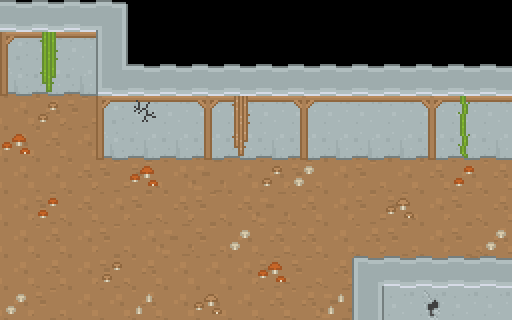

Tiled map render using the project's own tile images. Description and the map definition, with tile-layer contents summarised, below:
An orthogonal 16x10 tile map with 32x32 px tiles, 3 tile layers (Ground, GroundOverlay, TreeAndShit).

<map version="1.0" orientation="orthogonal" renderorder="right-down" width="16" height="10" tilewidth="32" tileheight="32" nextobjectid="54">
 <tileset firstgid="1" name="roguelikeDungeon_transparent2x" tilewidth="32" tileheight="32" spacing="2" margin="2" tilecount="522">
  <image source="roguelikeDungeon_transparent2x.png" width="988" height="614" />
 </tileset>
 <layer name="Ground" width="16" height="10">
  <data>[160 cells, 119 non-empty, 5 distinct tile ids]</data>
 </layer>
 <layer name="GroundOverlay" width="16" height="10">
  <data>[160 cells, 60 non-empty, 11 distinct tile ids]</data>
 </layer>
 <layer name="TreeAndShit" width="16" height="10">
  <data>[160 cells, 30 non-empty, 16 distinct tile ids]</data>
 </layer>
 <objectgroup name="Collision">
  <collision id="51" x="1" y="0" width="128" height="96" />
  <collision id="52" x="352" y="256" width="160" height="64" />
  <collision id="53" x="96" y="64" width="416" height="96" />
 </objectgroup>
 <objectgroup name="POE">
  <poe id="43" x="0" y="96" width="32" height="224" />
  <poe id="50" x="480" y="160" width="32" height="96" />
 </objectgroup>
</map>
